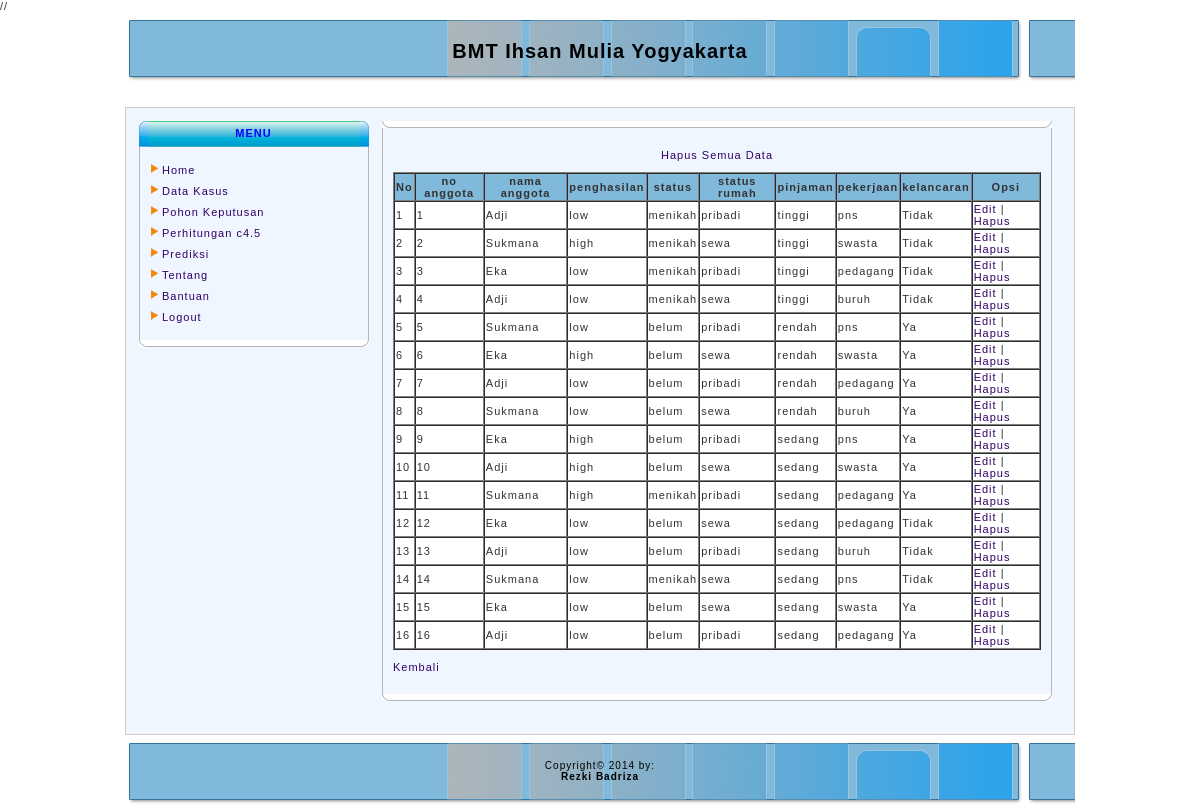
The page /admin/media.php?module=data_anggota&act=lihat_data (signed in) on the database its author committed.
### tables this page shows
CREATE TABLE IF NOT EXISTS `data_anggota` (
  `id` int(10) NOT NULL,
  `no_anggota` varchar(50) NOT NULL,
  `nama_anggota` varchar(50) NOT NULL,
  `penghasilan` varchar(50) NOT NULL,
  `status` varchar(50) NOT NULL,
  `status_rumah` varchar(50) NOT NULL,
  `pinjaman` varchar(50) NOT NULL,
  `pekerjaan` varchar(50) NOT NULL,
  `kelancaran` varchar(50) NOT NULL
);

### admin/modul/data_anggota.php (the view, shortened to what this page needs)
<!DOCTYPE html PUBLIC "-//W3C//DTD XHTML 1.0 Transitional//EN" "http://www.w3.org/TR/xhtml1/DTD/xhtml1-transitional.dtd">
<html xmlns="http://www.w3.org/1999/xhtml">
<head>
</head>
<?php
switch($_GET["act"]){
    case "lihat_data";
        echo " <p><center><a href=./aksi.php?module=data_anggota&act=hapus_semua_data_anggota>Hapus Semua Data</a></center></p>";
        echo "<table bgcolor='#81b9db' border='1' cellspacing='0' cellspading='0'>
            <tr>
				<th>No</th>
				<th>no anggota</th>
                <th>nama anggota</th>
				<th>penghasilan</th>
                <th>status</th>
                <th>status rumah</th>
                <th>pinjaman</th>
				<th>pekerjaan</th>
				<th>kelancaran</th>
                <th>Opsi</th>
           </tr>";
    $sql=mysql_query('SELECT * FROM data_anggota ORDER BY id');
    $warna1 = '#ffffff';
    $warna  = $warna1;
    $no = 1;
    while ($data=mysql_fetch_array($sql)){
        echo " <tr bgcolor='$warna'>
                   <td>$no</td>
                   <td>$data[no_anggota]</td>
                   <td>$data[nama_anggota]</td>
                   <td>$data[penghasilan]</td>
				   <td>$data[status]</td>
                   <td>$data[status_rumah]</td>
                   <td>$data[pinjaman]</td>
				   <td>$data[pekerjaan]</td>
				   <td>$data[kelancaran]</td>
                   <td><a href=?module=data_anggota&act=edit_data_anggota&id=$data[id]>Edit</a> |
                   <a href=./aksi.php?module=data_anggota&act=hapus_data_anggota&id=$data[id]>Hapus</a>
                   </td>
               </tr>";
    $no++;
    }
    echo"</table>";
    echo "<p><a href=javascript:history.back(-1)>Kembali</a></p>";
    break;
}

### include/css/style.css (style rules this page uses)
body,td,th { font-family: Arial, Arial, Arial; color:#333333; font-size:11px; letter-spacing: 1px; }
body { background-color: #ffffff; margin: 5px; }
a { text-decoration:none; }
body { margin:0px; }
td { font:11px arial; color:#333333; }
a { texst-decoration:none; color: #330066; }

### rows shown on the page
data_anggota: no_anggota "1", nama_anggota "Adji", penghasilan "low", status "menikah", status_rumah "pribadi", pinjaman "tinggi", pekerjaan "pns", kelancaran "Tidak"
data_anggota: no_anggota "2", nama_anggota "Sukmana", penghasilan "high", status "menikah", status_rumah "sewa", pinjaman "tinggi", pekerjaan "swasta", kelancaran "Tidak"
data_anggota: no_anggota "3", nama_anggota "Eka", penghasilan "low", status "menikah", status_rumah "pribadi", pinjaman "tinggi", pekerjaan "pedagang", kelancaran "Tidak"
data_anggota: no_anggota "4", nama_anggota "Adji", penghasilan "low", status "menikah", status_rumah "sewa", pinjaman "tinggi", pekerjaan "buruh", kelancaran "Tidak"
data_anggota: no_anggota "5", nama_anggota "Sukmana", penghasilan "low", status "belum", status_rumah "pribadi", pinjaman "rendah", pekerjaan "pns", kelancaran "Ya"
data_anggota: no_anggota "6", nama_anggota "Eka", penghasilan "high", status "belum", status_rumah "sewa", pinjaman "rendah", pekerjaan "swasta", kelancaran "Ya"
data_anggota: no_anggota "7", nama_anggota "Adji", penghasilan "low", status "belum", status_rumah "pribadi", pinjaman "rendah", pekerjaan "pedagang", kelancaran "Ya"
data_anggota: no_anggota "8", nama_anggota "Sukmana", penghasilan "low", status "belum", status_rumah "sewa", pinjaman "rendah", pekerjaan "buruh", kelancaran "Ya"
data_anggota: no_anggota "9", nama_anggota "Eka", penghasilan "high", status "belum", status_rumah "pribadi", pinjaman "sedang", pekerjaan "pns", kelancaran "Ya"
data_anggota: no_anggota "10", nama_anggota "Adji", penghasilan "high", status "belum", status_rumah "sewa", pinjaman "sedang", pekerjaan "swasta", kelancaran "Ya"
data_anggota: no_anggota "11", nama_anggota "Sukmana", penghasilan "high", status "menikah", status_rumah "pribadi", pinjaman "sedang", pekerjaan "pedagang", kelancaran "Ya"
data_anggota: no_anggota "12", nama_anggota "Eka", penghasilan "low", status "belum", status_rumah "sewa", pinjaman "sedang", pekerjaan "pedagang", kelancaran "Tidak"
data_anggota: no_anggota "13", nama_anggota "Adji", penghasilan "low", status "belum", status_rumah "pribadi", pinjaman "sedang", pekerjaan "buruh", kelancaran "Tidak"
data_anggota: no_anggota "14", nama_anggota "Sukmana", penghasilan "low", status "menikah", status_rumah "sewa", pinjaman "sedang", pekerjaan "pns", kelancaran "Tidak"
data_anggota: no_anggota "15", nama_anggota "Eka", penghasilan "low", status "belum", status_rumah "sewa", pinjaman "sedang", pekerjaan "swasta", kelancaran "Ya"
data_anggota: no_anggota "16", nama_anggota "Adji", penghasilan "low", status "belum", status_rumah "pribadi", pinjaman "sedang", pekerjaan "pedagang", kelancaran "Ya"
